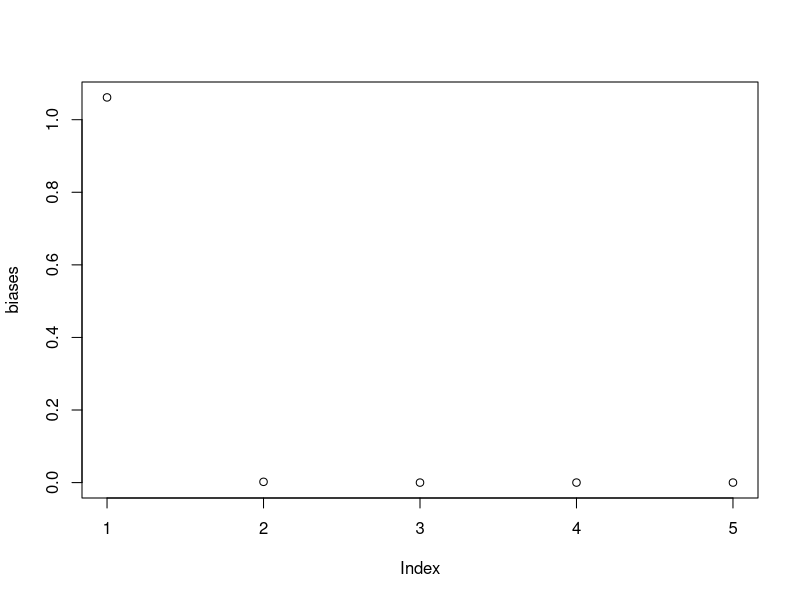
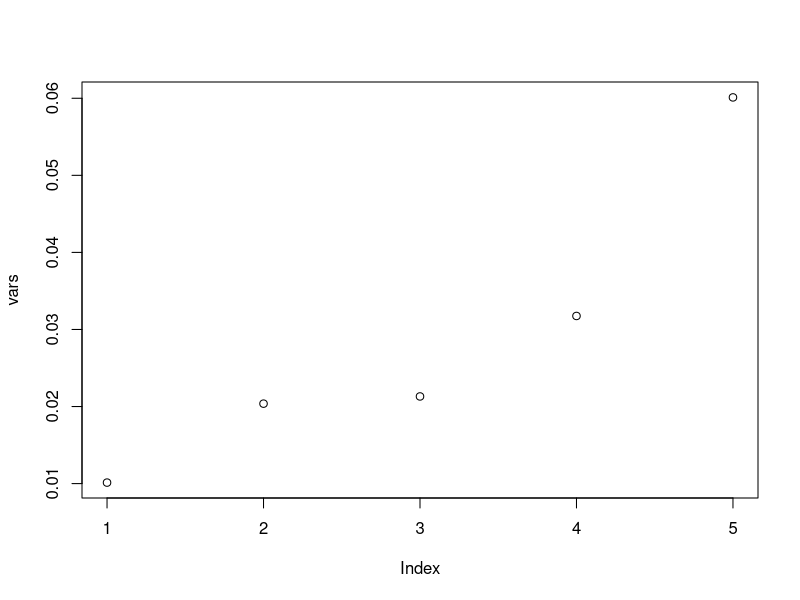

R code for these plots, in order:
## ---- chunk 1
knitr::opts_chunk$set(echo = FALSE)
## ---- chunk 2
set.seed(1) # so we all get the same x values. 
n = 100
x = runif(n, min = 0, max = 2) 
error = rnorm(n,0,1)
y = 4 + x + x^2 + x^3 + error
train_set = data.frame(x,y)

M1 = lm(y~x,data=train_set)
M2 = lm(y~poly(x,degree=2),data=train_set)
M3 = lm(y~poly(x,degree=3),data=train_set)
M4 = lm(y~poly(x,degree=5),data=train_set)
M5 = lm(y~poly(x,degree=11),data=train_set)


## ---- chunk 3
set.seed(1)
#new_data=data.frame(x=.9)
pred1 = pred2 = pred3 = pred4 = pred5 = rep(NA,1000)

for (i in 1:1000){
  error=rnorm(n,0,1) 
  y=4+x+x^2+x^3 + error
  train_set = data.frame(x,y)

  M1 = lm(y~x,data=train_set)
  M2 = lm(y~poly(x,degree=2),data=train_set)
  M3 = lm(y~poly(x,degree=3),data=train_set)
  M4 = lm(y~poly(x,degree=5),data=train_set)
  M5 = lm(y~poly(x,degree=11),data=train_set)
  
  ## TODO fix 
  pred1[i] = predict(M1,newdata=data.frame(x=.9))
  pred2[i] = predict(M2,newdata=data.frame(x=.9))
  pred3[i] = predict(M3,newdata=data.frame(x=.9))
  pred4[i] = predict(M4,newdata=data.frame(x=.9))
  pred5[i] = predict(M5,newdata=data.frame(x=.9))
}
pred1[1:5]
pred2[1:5]
pred3[1:5]
pred4[1:5]
pred5[1:5]

## ---- chunk 4
x0=.9
true_y = 4+(x0)+(x0)^2+(x0)^3
# for mod1 
bias1 = (mean(pred1)-true_y)^2
bias2 = (mean(pred2)-true_y)^2
bias3 = (mean(pred3)-true_y)^2
bias4 = (mean(pred4)-true_y)^2
bias5 = (mean(pred5)-true_y)^2
biases = c(bias1, bias2, bias3, bias4, bias5)

plot(biases)


## ---- chunk 5
x0=.9
true_y = 4+(x0)+(x0)^2+(x0)^3
# for mod1 
var1 = mean((pred1-mean(pred1))^2)
var2 = mean((pred2-mean(pred2))^2)
var3 = mean((pred3-mean(pred3))^2)
var4 = mean((pred4-mean(pred4))^2)
var5 = mean((pred5-mean(pred5))^2)
vars = c(var1, var2, var3, var4, var5)

plot(vars)


## ---- chunk 6
(bias1) + var1 + 0
(bias2) + var2 + 0
(bias3) + var3 + 0
(bias4) + var4 + 0
(bias5) + var5 + 0

## ---- chunk 7
(1/(100-1+1))*sum((true_y-pred1)^2)
(1/(100-1+1))*sum((true_y-pred2)^2)
(1/(100-1+1))*sum((true_y-pred3)^2)
(1/(100-1+1))*sum((true_y-pred4)^2)
(1/(100-1+1))*sum((true_y-pred5)^2)


